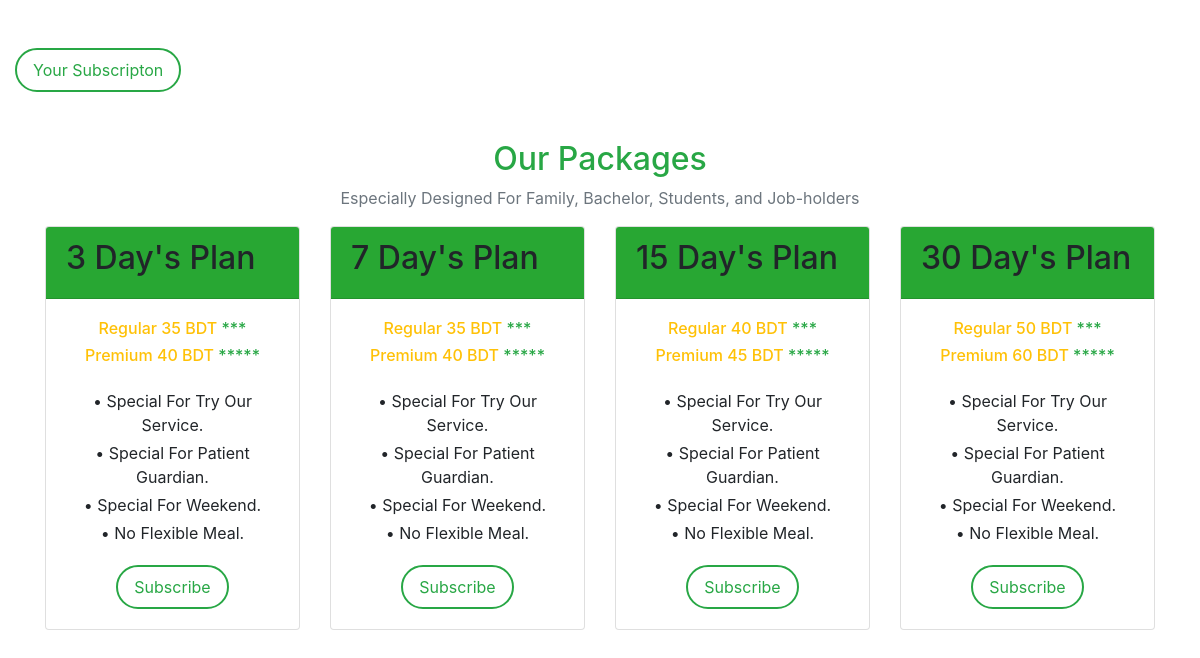
Before: / with the older database file.
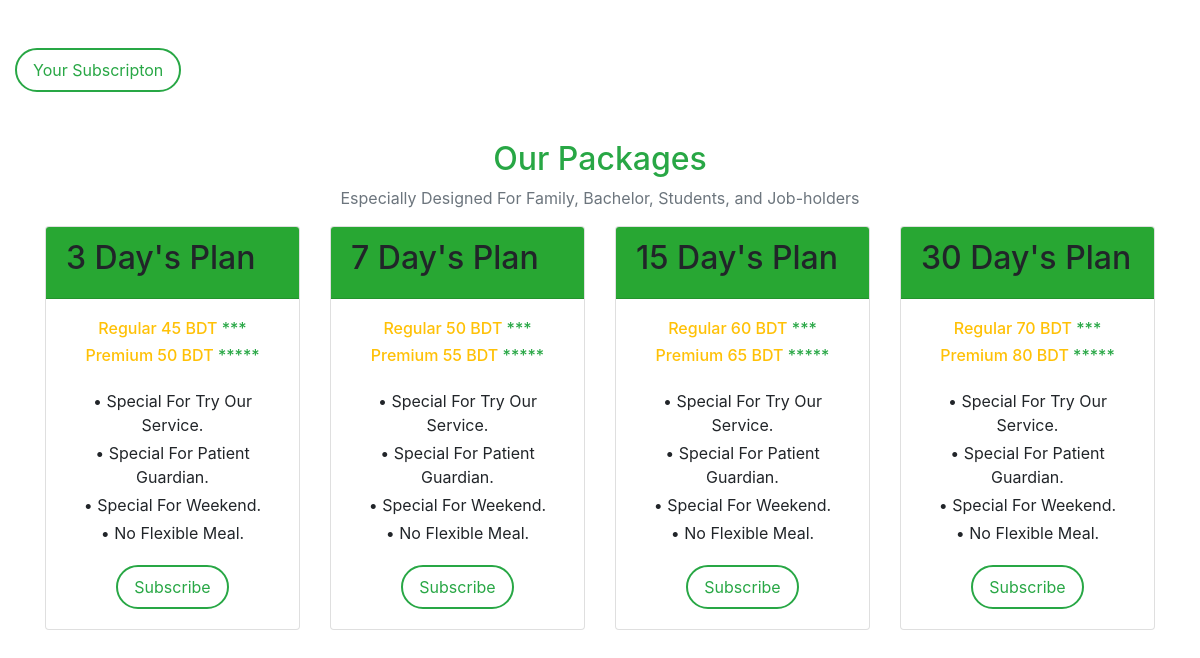
After: the same page with the newer database file.
### Home/models.py (models this page shows, shortened)
class Plan(models.Model):
    item = models.IntegerField()
    Reguler_balance = models.IntegerField(null=True)
    Primium_balance = models.IntegerField(null=True)
    p_slug=AutoSlugField(populate_from='item', unique=True, null=True)

### Home/views.py (the view)
# urls.py: 2. Add a URL to urlpatterns:  path('', views.home, name='home')
def home(request):
    all=Plan.objects.all()
    return render(request,'home.html',locals())

### Home/templates/home.html (shortened to what this page needs)
<!DOCTYPE html>
<html lang="en">
<head>
    <link href="https://stackpath.bootstrapcdn.com/bootstrap/4.5.2/css/bootstrap.min.css" rel="stylesheet">
</head>
<body>
    <section id="packages" class="py-5">
        <div class="container-fluid fade-up">
            <div class="text-end">
                <a href="{% url "dashboard" %}"><button class="btn btn-card-new mt-auto">Your Subscripton</button></a>
            </div>
            <div class="container py-5">
                <div class="row text-center">
                    <div class="col-12">
                        <h2 class="text-success">Our Packages</h2>
                        <p class="text-secondary">Especially Designed For Family, Bachelor, Students, and Job-holders</p>
                    </div>
                </div>
                <div class="row">
                    {% for a in all %}
                    <div class="col-lg-3 col-md-6 mb-4 d-flex align-items-stretch">
                        <div class="card price-card">
                            <div class="card-header bg-light">
                                <h2>{{a.item}} Day's Plan</h2>
                            </div>
                            <div class="card-body text-center">
                                <h6 class="text-warning">Regular {{a.Reguler_balance}} BDT <span class="text-success">***</span></h6>
                                <h6 class="text-warning">Premium {{a.Primium_balance}} BDT <span class="text-success">*****</span></h6>
                                <div class="features my-3">
                                    <p class="mb-1">&#x2022; Special For Try Our Service.</p>
                                    <p class="mb-1">&#x2022; Special For Patient Guardian.</p>
                                    <p class="mb-1">&#x2022; Special For Weekend.</p>
                                    <p class="mb-1">&#x2022; No Flexible Meal.</p>
                                </div>
                                <a href="{% url "sub" a.p_slug %}"><button class="btn btn-card-new mt-auto">Subscribe</button></a>
                            </div>
                        </div>
                    </div>
                    {% endfor %}
                </div>
            </div>
        </div>
    </section>
</body>
</html>

### Home/templates/home.html (style rules this page uses)
.bg-light { background-color: #28a733 !important; }
.price-card { transition: transform 0.2s; height: 100%; }
.btn-card-new { border-radius: 30px; padding: 0.5rem 1rem; font-size: 1rem; color: #28a745; border: 2px solid #28a745; background-color: transparent; cursor: pointer; transition: background-color 0.2s, color 0.2s; }
.card-body { display: flex; flex-direction: column; justify-content: space-between; }

Changed rows visible on the page:
removed Plan: item "3", Reguler_balance "35", Primium_balance "40"
removed Plan: item "7", Reguler_balance "35", Primium_balance "40"
removed Plan: item "15", Reguler_balance "40", Primium_balance "45"
removed Plan: item "30", Reguler_balance "50", Primium_balance "60"
added Plan: item "3", Reguler_balance "45", Primium_balance "50"
added Plan: item "7", Reguler_balance "50", Primium_balance "55"
added Plan: item "15", Reguler_balance "60", Primium_balance "65"
added Plan: item "30", Reguler_balance "70", Primium_balance "80"
